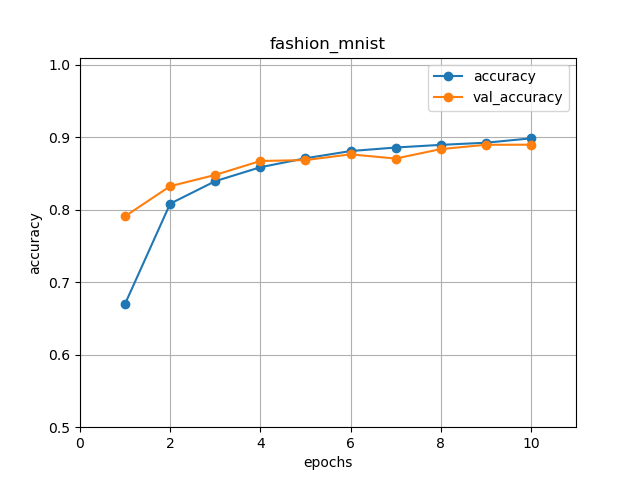

Python code for this plot:
""" p7_9.py """

import matplotlib.pyplot as plt
import numpy as np
import tensorflow as tf
import keras
from keras import layers, models, utils

print(f"tf: {tf.__version__}")
print(f"keras: {keras.__version__}")

(train_images, train_labels), \
(test_images, test_labels) = \
keras.datasets.fashion_mnist.load_data()

class_names = [
    'T-shirt/top', 'Trouser', 'Pullover', 'Dress', 'Coat', 'Sandal', 'Shirt',
    'Sneaker', 'Bag', 'Ankle boot'
]

train_images = train_images / 255.0
test_images = test_images / 255.0

model = models.Sequential()
model.add(layers.Input(shape=(28, 28, 1)))
model.add(layers.Conv2D(32, (3, 3), activation='relu'))
model.add(layers.MaxPooling2D((2, 2)))
model.add(layers.Conv2D(64, (3, 3), activation='relu'))
model.add(layers.MaxPooling2D((2, 2)))
model.add(layers.Conv2D(64, (3, 3), activation='relu'))
model.add(layers.Flatten())
model.add(layers.Dense(64, activation='relu'))
model.add(layers.Dense(10, activation='softmax'))

model.compile(optimizer='adam',
              loss='sparse_categorical_crossentropy',
              metrics=['accuracy'])

model.summary()

utils.plot_model(model,
                 to_file='p7_9_pm.png',
                 show_shapes=True,
                 show_layer_names=False)

BS = 480
EP = 10

history = model.fit(train_images,
                    train_labels,
                    batch_size=BS,
                    epochs=EP,
                    validation_split=0.2)

test_loss, test_acc = model.evaluate(test_images, test_labels, verbose=1)
print('\nTest accuracy:', test_acc)

N = 0
predictions = model.predict(test_images)
print(predictions[N])
print(f"test_image id: {N}")
index_pred = np.argmax(predictions[N])
index_true = test_labels[N]
print(f"PRED class:{index_pred} -> {class_names[index_pred]}")
print(f"TRUE class:{index_true} -> {class_names[index_true]}")

fig, ax = plt.subplots()
ax.plot(range(1, EP + 1), history.history['accuracy'], "-o")
ax.plot(range(1, EP + 1), history.history['val_accuracy'], "-o")
ax.set_title('fashion_mnist')
ax.set_ylabel('accuracy')
ax.set_xlabel('epochs')
ax.set_xlim(0, EP + 1)
ax.set_ylim(0.5, 1.01)
ax.grid()
ax.legend(['accuracy', 'val_accuracy'])
# plt.show()
plt.savefig("p7_9.png")
